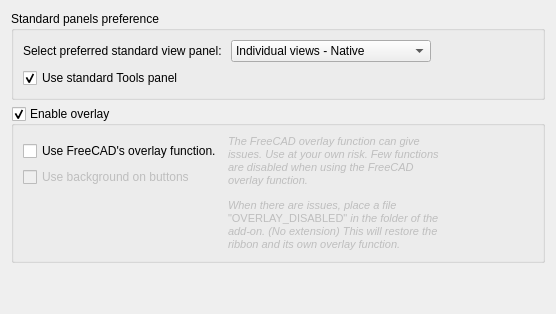
           <widget class="QWidget" name="tab_3">
            <attribute name="title">
             <string>Miscellaneous</string>
            </attribute>
            <layout class="QGridLayout" name="gridLayout_34">
             <item row="0" column="0">
              <widget class="QGroupBox" name="groupBox_11">
               <property name="title">
                <string>Standard panels preference</string>
               </property>
               <layout class="QGridLayout" name="gridLayout_29">
                <item row="0" column="1">
                 <spacer name="horizontalSpacer_8">
                  <property name="orientation">
                   <enum>Qt::Orientation::Horizontal</enum>
                  </property>
                  <property name="sizeHint" stdset="0">
                   <size>
                    <width>40</width>
                    <height>20</height>
                   </size>
                  </property>
                 </spacer>
                </item>
                <item row="0" column="0">
                 <layout class="QGridLayout" name="gridLayout_27">
                  <item row="0" column="0">
                   <widget class="QLabel" name="label_27">
                    <property name="text">
                     <string>Select preferred standard view panel: </string>
                    </property>
                   </widget>
                  </item>
                  <item row="0" column="1">
                   <widget class="QComboBox" name="PreferedViewPanel">
                    <property name="minimumSize">
                     <size>
                      <width>200</width>
                      <height>0</height>
                     </size>
                    </property>
                    <item>
                     <property name="text">
                      <string>Individual views - Native</string>
                     </property>
                    </item>
                    <item>
                     <property name="text">
                      <string>Views - Native</string>
                     </property>
                    </item>
                    <item>
                     <property name="text">
                      <string>Views - Ribbon</string>
                     </property>
                    </item>
                    <item>
                     <property name="text">
                      <string>None</string>
                     </property>
                    </item>
                   </widget>
                  </item>
                 </layout>
                </item>
                <item row="1" column="0">
                 <layout class="QGridLayout" name="gridLayout_31">
                  <item row="0" column="0">
                   <widget class="QCheckBox" name="EnableToolsPanel">
                    <property name="text">
                     <string>Use standard Tools panel</string>
                    </property>
                    <property name="checked">
                     <bool>true</bool>
                    </property>
                   </widget>
                  </item>
                 </layout>
                </item>
               </layout>
              </widget>
             </item>
             <item row="4" column="0">
              <spacer name="verticalSpacer_3">
               <property name="orientation">
                <enum>Qt::Orientation::Vertical</enum>
               </property>
               <property name="sizeHint" stdset="0">
                <size>
                 <width>20</width>
                 <height>40</height>
                </size>
               </property>
              </spacer>
             </item>
             <item row="1" column="0">
              <widget class="QGroupBox" name="EnableOverlay">
               <property name="sizePolicy">
                <sizepolicy hsizetype="Preferred" vsizetype="Preferred">
                 <horstretch>0</horstretch>
                 <verstretch>0</verstretch>
                </sizepolicy>
               </property>
               <property name="title">
                <string>Enable overlay</string>
               </property>
               <property name="checkable">
                <bool>true</bool>
               </property>
               <layout class="QGridLayout" name="gridLayout_32">
                <item row="0" column="0" rowspan="2" colspan="2">
                 <layout class="QGridLayout" name="gridLayout_30">
                  <item row="1" column="0">
                   <widget class="QCheckBox" name="FCOverlayEnabled">
                    <property name="toolTip">
                     <string>Use the overlay function from FreeCAD.
Uncheck this when there are issues with the overlay function and the FreeCAD Ribbon.</string>
                    </property>
                    <property name="text">
                     <string>Use FreeCAD's overlay function.</string>
                    </property>
                    <property name="checked">
                     <bool>false</bool>
                    </property>
                   </widget>
                  </item>
                  <item row="2" column="0">
                   <widget class="QCheckBox" name="UseButtonBackGround">
                    <property name="enabled">
                     <bool>false</bool>
                    </property>
                    <property name="text">
                     <string>Use background on buttons</string>
                    </property>
                   </widget>
                  </item>
                  <item row="3" column="0">
                   <spacer name="verticalSpacer_6">
                    <property name="orientation">
                     <enum>Qt::Orientation::Vertical</enum>
                    </property>
                    <property name="sizeHint" stdset="0">
                     <size>
                      <width>20</width>
                      <height>1</height>
                     </size>
                    </property>
                   </spacer>
                  </item>
                  <item row="0" column="1" rowspan="4" colspan="2">
                   <widget class="QLabel" name="label_26">
                    <property name="enabled">
                     <bool>false</bool>
                    </property>
                    <property name="sizePolicy">
                     <sizepolicy hsizetype="Preferred" vsizetype="Expanding">
                      <horstretch>0</horstretch>
                      <verstretch>0</verstretch>
                     </sizepolicy>
                    </property>
                    <property name="text">
                     <string>&lt;html&gt;&lt;head/&gt;&lt;body&gt;&lt;p&gt;&lt;span style=&quot; font-size:8pt; font-style:italic;&quot;&gt;The FreeCAD overlay function can give issues. Use at your own risk. Few functions are disabled when using the FreeCAD overlay function.&lt;/span&gt;&lt;/p&gt;&lt;p&gt;&lt;span style=&quot; font-size:8pt; font-style:italic;&quot;&gt;When there are issues, place a file &lt;/span&gt;&lt;span style=&quot; font-family:'Consolas','Courier New','monospace'; font-size:8pt; &quot;&gt;&amp;quot;OVERLAY_DISABLED&amp;quot; &lt;/span&gt;&lt;span style=&quot; font-family:'Consolas','Courier New','monospace'; font-size:8pt; font-style:italic; &quot;&gt;in the folder of the add-on. (No extension) This will restore the ribbon and its own overlay function.&lt;/span&gt;&lt;/p&gt;&lt;/body&gt;&lt;/html&gt;</string>
                    </property>
                    <property name="alignment">
                     <set>Qt::AlignmentFlag::AlignLeading|Qt::AlignmentFlag::AlignLeft|Qt::AlignmentFlag::AlignTop</set>
                    </property>
                    <property name="wordWrap">
                     <bool>true</bool>
                    </property>
                   </widget>
                  </item>
                 </layout>
                </item>
                <item row="0" column="2">
                 <spacer name="horizontalSpacer_10">
                  <property name="orientation">
                   <enum>Qt::Orientation::Horizontal</enum>
                  </property>
                  <property name="sizeType">
                   <enum>QSizePolicy::Policy::Fixed</enum>
                  </property>
                  <property name="sizeHint" stdset="0">
                   <size>
                    <width>80</width>
                    <height>20</height>
                   </size>
                  </property>
                 </spacer>
                </item>
               </layout>
              </widget>
             </item>
            </layout>
           </widget>
